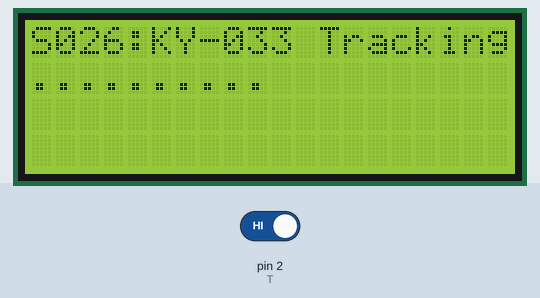
Bench run of a sketch on a simulated Arduino Uno, built with avr-gcc and run on an emulated ATmega328P. Parts: 20×4 character LCD. The inputs (shaded band) are chosen by the test bench; at power-on: pin 2 (T) HIGH.

Above: at 2.2 s.
2.3 s: pin 2 (T) driven LOW
At 2.44 s:
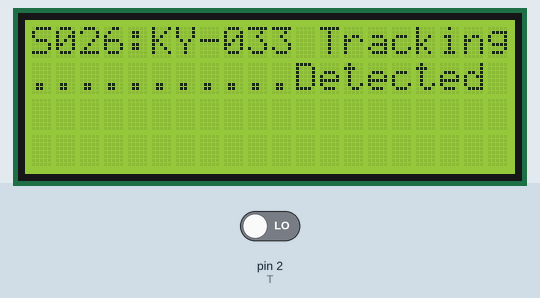
4.2 s: pin 2 (T) driven HIGH
At 4.33 s:
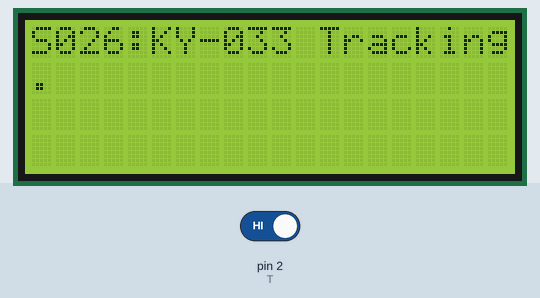
5.7 s: pin 2 (T) driven LOW
At 6.13 s:
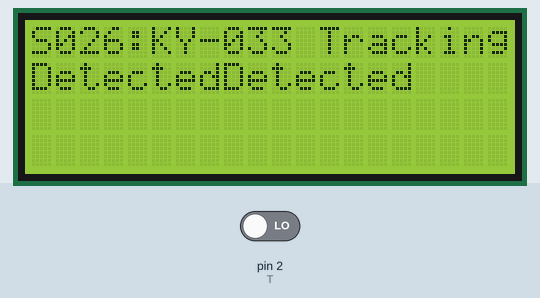

The sketch:

basic_test.ino
```cpp
/* Tracking Sensor Module Obstacle Avoidance (KY-033) [S026] : http://rdiot.tistory.com/168 [RDIoT Demo] */

#include <Wire.h>
#include <LiquidCrystal_I2C.h>

LiquidCrystal_I2C lcd(0x27,20,4);  // LCD2004

int T = 2; // INPUT PIN
int count = 0;
String dot = ".";

void setup()
{
  lcd.init();  // initialize the lcd
  lcd.backlight();
  lcd.print("start LCD2004");

  pinMode(T, INPUT);
  delay(1000);

  lcd.clear();
}

void loop()
{
  if(count >= 20)
  {
    dot = "";
    lcd.clear();
    count = 0;
  }

  lcd.setCursor(0,0);
  lcd.print("S026:KY-033 Tracking");

  if (LOW == digitalRead(T))
  {
    dot += "Detected";

    lcd.setCursor(0,1);
    lcd.print(dot);
    count = count+8;
  }
  else
  {
    dot += ".";
    lcd.setCursor(0,1);
    lcd.print(dot);
    count++;
  }
  delay(100);
}
```

Measured:
- after the input at 2.3 s, the display: changes after 0.08 s (image 1)
- after the input at 4.2 s, the display: changes after 0.07 s (image 2)
- after the input at 5.7 s, the display: first changes after 0.10 s (image 3 shows a later state)
